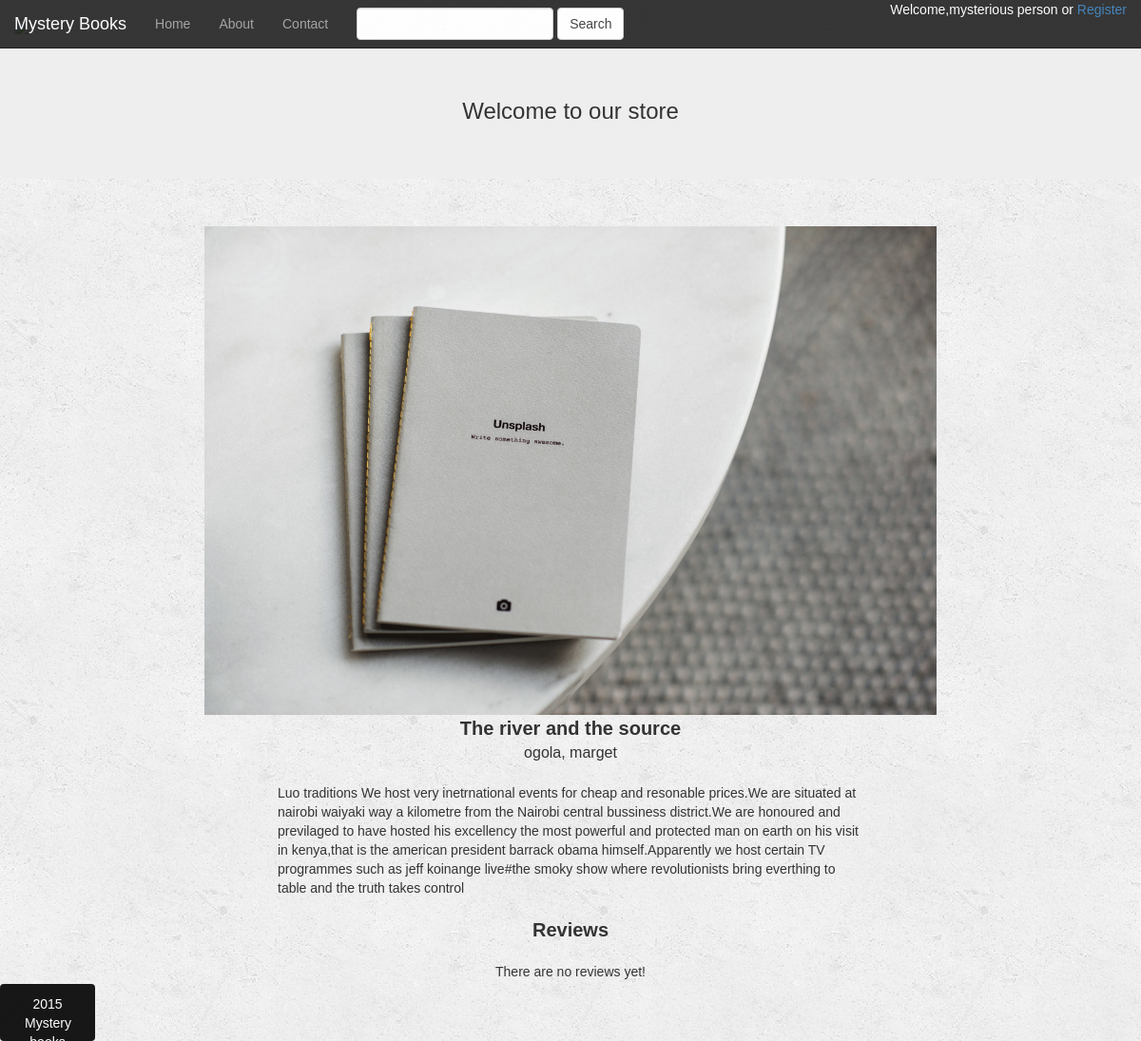
The page /store/book/1 on the database its author committed.
### store/models.py (models this page shows, shortened)
class Book(models.Model):
    user = models.ForeignKey(User, default=1)
    title = models.CharField(max_length=200)
    author = models.ForeignKey(Author)
    description = models.TextField()
    publish_date = models.DateField(default=timezone.now)
    price = models.DecimalField(decimal_places=2, max_digits=8)
    stock = models.IntegerField(default=0)

class Author(models.Model):
    first_name = models.CharField(max_length=100)
    last_name = models.CharField(max_length=100)
    def __str__(self):
        return "%s, %s" % (self.last_name, self.first_name)

### store/views.py (the view)
# urls.py: url(r'^book/(\d+)',   views.book_details, name='detail'),
def book_details(request, book_id):
    context ={'book':Book.objects.get(pk=book_id),}
    return render(request,'store/detail.html', context)

### store/templates/store/detail.html
{% extends 'base.html' %}
{% load staticfiles %}
{% block content %}
<div class="col-md-8 col-md-offset-2 col-md-12 maincontent">
	<div class="detail_book_display">
	    <img src="{% static 'base/img/baron-fig-189128-unsplash.jpg' %}" class="img-responsive">
	    <span class ="detail_book_title">{{book.title}}</span>
	    <span class ="detail_book_author">{{book.author}}</span>
	    <div class="detail_book_description">{{book.description}}</div>
	    <div class="detail_book_reviews_title">Reviews</div>
	    <div class="detail_book_reviews">
	        {% if book.reviews %}
	            {% for review in book.reviews  %}
	                {{review.text }}
			    {% endfor %}
			{% else %}
			There are no reviews yet!
	        {% endif %}
	    </div>
	</div>
</div>
{% endblock %}

### store/templates/base.html (shortened to what this page needs)
<!DOCTYPE html>
<html>
<head>
    {% load staticfiles %}
    <link rel="stylesheet" href="https://maxcdn.bootstrapcdn.com/bootstrap/3.3.6/css/bootstrap.min.css">
    <link rel="stylesheet" type="text/css" base href="{% static '/base/css/style.css' %}"/>
</head>
<body  background="{% static 'base/img/background.png' %}" style="display: inline;">
    <nav class ="navbar navbar-inverse navbar-fixed-top">
        <div class ="container-fluid">
            <div class ="navbar-header">
            	<a href="{% url 'store:store' %}" class ="navbar-brand">Mystery Books</a>
            </div>
            <div id ="navbar" class="collapse navbar-collapse">
                <ul class ="nav navbar-nav">
                	<li class="hvr-curl-top-right"><a href="#">Home</a></li>
                	<li class="hvr-curl-top-right"><a href="#">About</a></li>
                	<li class="hvr-curl-top-right"><a href="#">Contact</a></li>
                    <form class="navbar-form navbar-left" role="search" method="get" action="#">
                    <div class="form-group">
                    <input type="text" class="form-control" name="q" value="{{ request.GET.q }}">
                    </div>
                    <button type="submit" class="btn btn-default">Search</button>
                    </form>
                </ul>
                <div class ="nav-form pull-right ">
                    {% if request.user.is_authenticated %}
                    <h4 style="background: grey">
    	            Welcome,{% if request.user.first_name %}
    	            {{request.user.first_name }}
    	            {% else %}
    	            {{ request.user.username }}
    	            {% endif %}! <a href="{% url 'store:logout_user' %}">Log Out</a>
                    </h4>
                    {% else %}
                        Welcome,mysterious person or <a href="{% url 'store:register'%}">Register</a>
                    {% endif %}
                </div>
           </div>
        </div>
    </nav>
    <div class="container-fluid">
        <div class="parallax">
            <div class="row">
                <div class="col-md-8 col-md-offset-2 col-sm-12 maincontent"></div>
                <div class="jumbotron" style="text-align: center;"><h3>Welcome to our store</h3></div>
            </div>
        </div>
    </div>
    <div class ="row text-center navbar footer">
        <div class ="col-md-12">
            <p>2015 Mystery books</p>
        </div>
    </div>
{% block content %}
{% endblock %}
</body>
</html>

### store/static/base/css/style.css (style rules this page uses)
.footer { margin: 0; padding: 10px; position: absolute; bottom: 0; width: 100px; height: 60px; background-color: #000; z-index: 1; }
body { font-family: sans-serif; margin: 100px; padding: 0px; font-color:#fff; background-image: url('static/base/img/background.png'); }
a { color: #05464; }
.navbar, .navbar-inner { filter: alpha(opacity=90); -moz-capacity:0.9; -khtml-capacity:0.9; opacity: 0.9; color: #fff; }
.navbar-header .navbar-brand { color: #fff; }
.hvr-curl-top-right { display: inline-block; vertical-align: middle; position: relative; }
.detail_book_display { text-align: center; margin-top: 20px; }
.detail_book_title { font-size: 20px; display: block; font-weight: bold; }
.detail_book_author { font-size: 16px; display: block; }
.detail_book_description { text-align: left; margin-top: 20px; width: 80%; margin-right: auto; margin-left: auto; }
.detail_book_reviews_title { margin-top: 20px; margin-bottom: 20px; font-size: 20px; display:block; font-weight: bold; }

### rows shown on the page
Book: title "The river and the source", author "ogola, marget", description "Luo traditions We host very inetrnational events for cheap and resonable prices.We are situated at nairobi waiyaki way a kilometre from the Nairobi central bussiness district.We are honoured and previlaged to have hosted his excellency the most powerful and protected man on earth on his visit in kenya,that is the american president barrack obama himself.Apparently we host certain TV programmes such as jeff koinange live#the smoky show where revolutionists bring everthing to table and the truth takes control"
